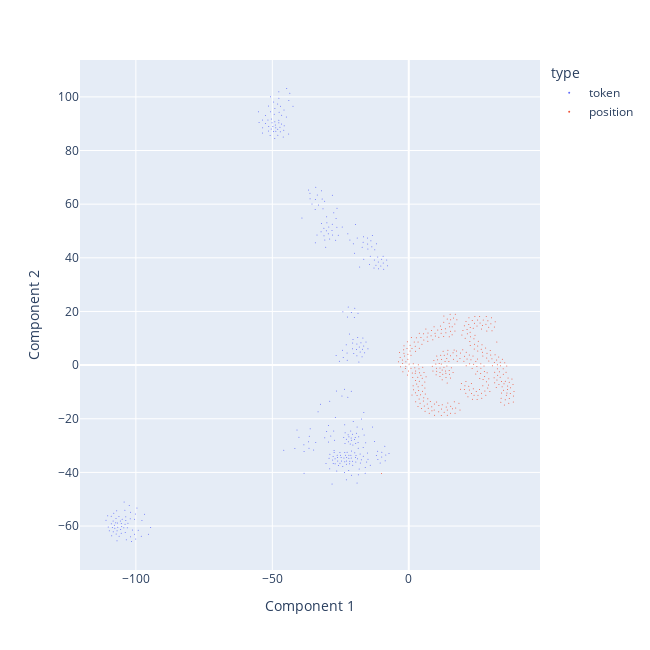

Write notebook code for a chart like this one.
### Code cell
x = "tsne component 1"
y = "tsne component 2"
fig = px.scatter(
    df, 
    x=x, 
    y=y, 
    hover_name="name",
    color="type",
    labels={
        x: "Component 1",
        y: "Component 2",
    },
    width=650, 
    height=650, 
)
fig.update_traces(
    marker=dict(size=1),
    selector=dict(mode='markers'),
)
fig.show()

### Figure 1 — Plotly figure (JSON) as saved in the notebook; plotly's stock layout.template omitted (floating-point values rounded to 4 significant figures; data arrays with more than 128 entries replaced by an {"elided": "..."} marker saying what was removed)
{"data": [{"hovertemplate": "<b>%{hovertext}</b><br><br>type=token<br>Component 1=%{x}<br>Component 2=%{y}<extra></extra>", "hovertext": {"elided": "345 str values"}, "legendgroup": "token", "marker": {"color": "#636efa", "size": 1, "symbol": "circle"}, "mode": "markers", "name": "token", "orientation": "v", "showlegend": true, "type": "scatter", "x": {"elided": "345 float values"}, "xaxis": "x", "y": {"elided": "345 float values"}, "yaxis": "y"}, {"hovertemplate": "<b>%{hovertext}</b><br><br>type=position<br>Component 1=%{x}<br>Component 2=%{y}<extra></extra>", "hovertext": {"elided": "345 str values"}, "legendgroup": "position", "marker": {"color": "#EF553B", "size": 1, "symbol": "circle"}, "mode": "markers", "name": "position", "orientation": "v", "showlegend": true, "type": "scatter", "x": {"elided": "345 float values"}, "xaxis": "x", "y": {"elided": "345 float values"}, "yaxis": "y"}], "layout": {"height": 650, "legend": {"title": {"text": "type"}, "tracegroupgap": 0}, "margin": {"t": 60}, "width": 650, "xaxis": {"anchor": "y", "autorange": true, "domain": [0, 1], "range": [-120.5, 48.1], "title": {"text": "Component 1"}, "type": "linear"}, "yaxis": {"anchor": "x", "autorange": true, "domain": [0, 1], "range": [-76.38, 113.7], "title": {"text": "Component 2"}, "type": "linear"}}}
